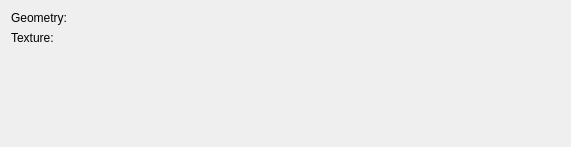
<?xml version="1.0" encoding="UTF-8"?>
<ui version="4.0">
 <class>MemoryUsageWidget</class>
 <widget class="QWidget" name="MemoryUsageWidget">
  <property name="geometry">
   <rect>
    <x>0</x>
    <y>0</y>
    <width>571</width>
    <height>147</height>
   </rect>
  </property>
  <property name="windowTitle">
   <string>Form</string>
  </property>
  <layout class="QVBoxLayout" name="verticalLayout_2">
   <item>
    <layout class="QHBoxLayout" name="horizontalLayout">
     <item>
      <layout class="QFormLayout" name="formLayout">
       <item row="0" column="0">
        <widget class="QLabel" name="label_7">
         <property name="text">
          <string>Geometry:</string>
         </property>
        </widget>
       </item>
       <item row="1" column="0">
        <widget class="QLabel" name="label_8">
         <property name="text">
          <string>Texture:</string>
         </property>
        </widget>
       </item>
       <item row="0" column="1">
        <widget class="QLabel" name="geometryUsage">
         <property name="text">
          <string/>
         </property>
        </widget>
       </item>
       <item row="1" column="1">
        <widget class="QLabel" name="textureUsage">
         <property name="text">
          <string/>
         </property>
        </widget>
       </item>
      </layout>
     </item>
     <item>
      <spacer name="horizontalSpacer">
       <property name="orientation">
        <enum>Qt::Horizontal</enum>
       </property>
       <property name="sizeHint" stdset="0">
        <size>
         <width>40</width>
         <height>20</height>
        </size>
       </property>
      </spacer>
     </item>
    </layout>
   </item>
   <item>
    <spacer name="verticalSpacer">
     <property name="orientation">
      <enum>Qt::Vertical</enum>
     </property>
     <property name="sizeType">
      <enum>QSizePolicy::Expanding</enum>
     </property>
     <property name="sizeHint" stdset="0">
      <size>
       <width>20</width>
       <height>0</height>
      </size>
     </property>
    </spacer>
   </item>
  </layout>
 </widget>
 <resources/>
 <connections/>
</ui>
